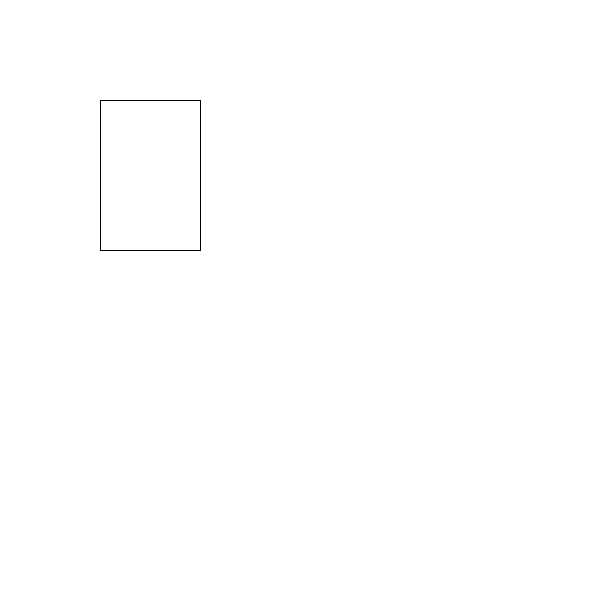
Frame 1 (no input)
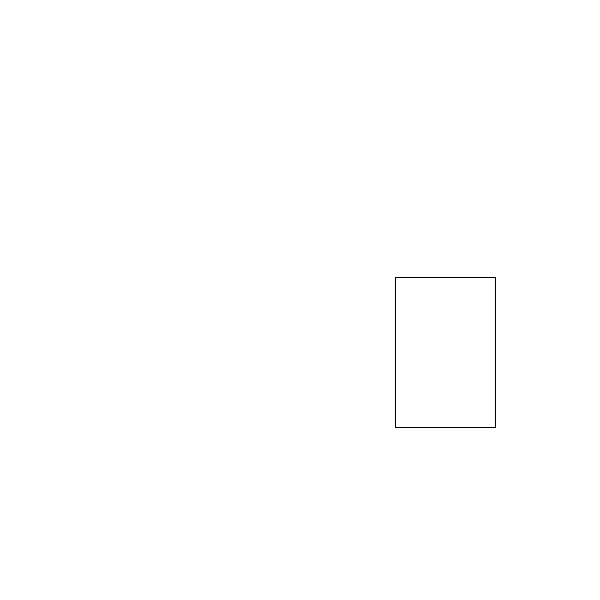
Frame 60 (the mouse pressed at the canvas centre just before this capture)
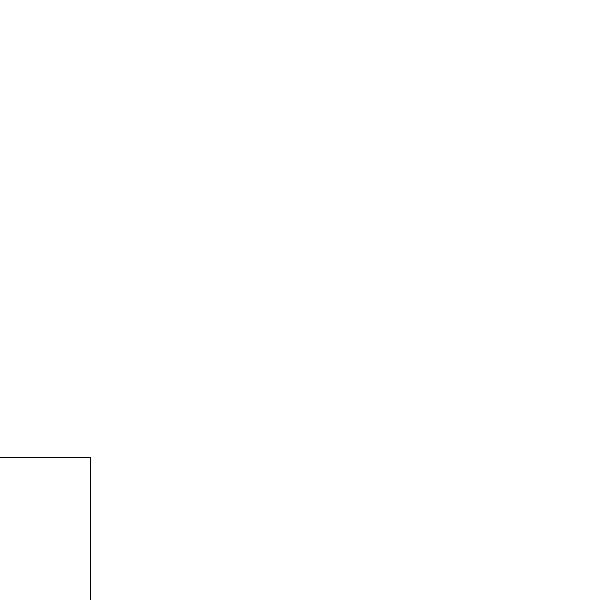
Frame 120 (the mouse held since frame 60 and released just before this capture)

The Processing sketch that drew these frames (run headless with seeded random() and noise(); from frame 60 on, the mouse is pressed at the canvas centre):

// Processing sketch: rect_unit2_test
// ── rect_unit2_test.pde
//gabriel

int x,y,a,b;

void setup(){
  size(600,600);
  x=100;
  y=100;
  a=100;
  b=150;
}
  
void draw(){
  background(255);
  rect(x,y,a,b);
  x=x+5;
  y=y+3;
  if(x>600){
    x=-100;
  }
  if(y>600){
    y=-100;
  }
  
}
  
